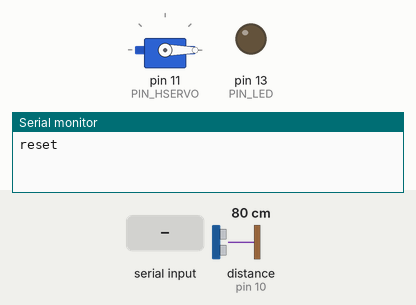
Simulated run of this sketch. Board: Arduino Uno, built with avr-gcc and run on an emulated ATmega328P. On the bench: servo, output pins drawn as LEDs (lit = HIGH), the last lines printed to the serial monitor. Wiring (inferred from the names in the program): ultrasonic range finder: trigger pin 9; echo pin 10. Inputs (shaded band) come from the test bench; at power-on: distance to the obstacle (sensor on pin 10) 80 cm. The echo pulse lasts 58.3 µs per cm; pins used as bus, display or sensor lines are not drawn.

Above: at 0.1 s.
2.3 s: byte 120 received over Serial
At 2.37 s:
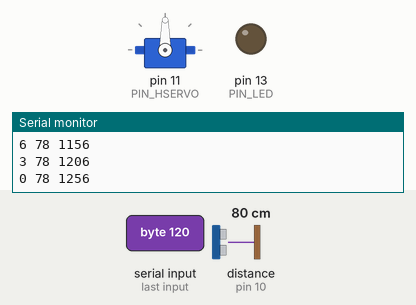
8.3 s: byte 30 received over Serial
At 8.4 s:
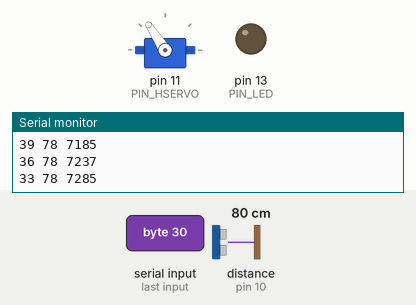
Timing chart, 0 to 17.3 s (numbered marks = the images above; inputs shaded):
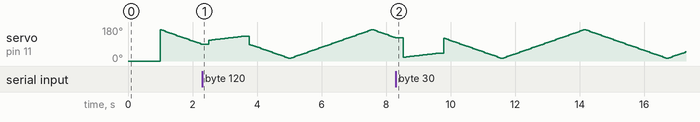

The sketch:

1-lever.c.ino
```cpp
#include <Servo.h>
#define PIN_ULTR_TRIG 9
#define PIN_ULTR_ECHO 10
#define PIN_LED 13
#define PIN_HSERVO 11

Servo servoh;

// hangle must be in degrees, between 0 and 180
void set_hangle(int hangle)
{
  // hangle in degrees
  /* Serial.print("; Rotating to"); */
  /* Serial.print(hangle, DEC); */
  /* Serial.println(); */
  hangle = constrain(hangle, 0, 180);

  servoh.write(hangle);
}

// the reason we use a global start is so that we know we won't wrap around
// before 49 days. Otherwise we might get unlucky and wrap during our run!
unsigned long global_start = 0;

void setup() {
  Serial.begin(9600);
  pinMode(PIN_LED, 13);
  servoh.attach(PIN_HSERVO);

  pinMode(PIN_ULTR_TRIG, OUTPUT);
  pinMode(PIN_ULTR_ECHO, INPUT);

  Serial.println("reset");
  set_hangle(0);
  delay(1000);

  global_start = millis();
}

int measure_distance()
{
  digitalWrite(PIN_ULTR_TRIG, LOW);
  delayMicroseconds(2);
  digitalWrite(PIN_ULTR_TRIG, HIGH);
  delayMicroseconds(10);
  digitalWrite(PIN_ULTR_TRIG, LOW);

  long duration = pulseIn(PIN_ULTR_ECHO, HIGH);
  return duration * 0.034 / 2;
}


void measure(int hangle)
{
    Serial.print(hangle);
    Serial.print(" ");
    long long start = millis();
    long cm = measure_distance();

    Serial.print(cm);
    Serial.print(" ");
    Serial.print(millis() - global_start);
    Serial.println();
    long dt = 50 - (millis() - start);
    if (dt > 0) delay(dt);
}

#define ANGLE_LOWER (-75)
#define ANGLE_UPPER (75)
int hangle = 75;
int d = 3;

void loop() {
  hangle += d;
  if (hangle < ANGLE_LOWER || hangle > ANGLE_UPPER)
  {
    hangle = constrain(hangle, ANGLE_LOWER, ANGLE_UPPER);
    d *= -1;
  }

  set_hangle(90 + hangle);
  measure(hangle);
  if (Serial.available())
  {
    delay(200);
    int base_hangle = Serial.read() - 90;
    base_hangle = constrain(base_hangle, -80, 80);
    Serial.print("; base angle=");
    Serial.print(base_hangle, DEC);
    Serial.println();
    for (int hangle = base_hangle - 10; hangle <= base_hangle + 10; hangle += 1)
    {
      set_hangle(90 + hangle);
      measure(hangle);
    }
    delay(200);
  }
}

long microsecondsToCentimeters(long microseconds) {
  // The speed of sound is 340 m/s or 29 microseconds per centimeter.
  // The ping travels out and back, so to find the distance of the object we
  // take half of the distance travelled.
  return microseconds / 29 / 2;
}
```
